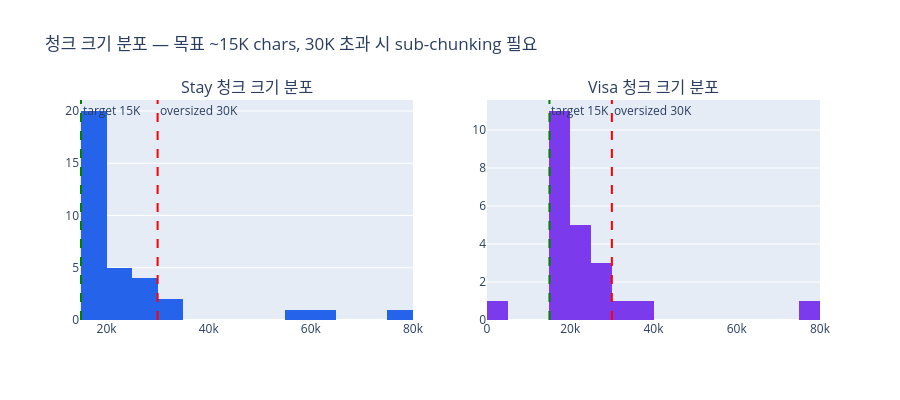

The code cell stored with this chart in its notebook:
### Code cell
# 청크 크기 분포
fig = make_subplots(rows=1, cols=2, subplot_titles=("Stay 청크 크기 분포", "Visa 청크 크기 분포"))
fig.add_trace(go.Histogram(x=stay_chunks["char_count"], nbinsx=15, name="stay", marker_color="#2563eb"), row=1, col=1)
fig.add_trace(go.Histogram(x=visa_chunks["char_count"], nbinsx=15, name="visa", marker_color="#7c3aed"), row=1, col=2)
fig.add_vline(x=15000, line_dash="dash", line_color="green", annotation_text="target 15K", row=1, col=1)
fig.add_vline(x=15000, line_dash="dash", line_color="green", annotation_text="target 15K", row=1, col=2)
fig.add_vline(x=30000, line_dash="dash", line_color="red", annotation_text="oversized 30K", row=1, col=1)
fig.add_vline(x=30000, line_dash="dash", line_color="red", annotation_text="oversized 30K", row=1, col=2)
fig.update_layout(showlegend=False, height=400, title_text="청크 크기 분포 — 목표 ~15K chars, 30K 초과 시 sub-chunking 필요")
fig.show()

### Figure 1 — Plotly figure (JSON) as saved in the notebook; plotly's stock layout.template omitted (floating-point values rounded to 4 significant figures)
{"data": [{"marker": {"color": "#2563eb"}, "name": "stay", "nbinsx": 15, "type": "histogram", "x": [19282, 16211, 15341, 33963, 21459, 20013, 23670, 27842, 25573, 16340, 32928, 77629, 15021, 20349, 16933, 23459, 63934, 56523, 29925, 17980, 25521, 16481, 16757, 16180, 19719, 15702, 18618, 16490, 15928, 16524, 17638, 16726, 16288, 15490], "xaxis": "x", "yaxis": "y"}, {"marker": {"color": "#7c3aed"}, "name": "visa", "nbinsx": 15, "type": "histogram", "x": [25335, 29884, 17721, 20243, 28850, 19963, 15637, 17378, 15121, 77652, 15308, 19599, 21197, 20604, 31274, 36285, 20902, 18515, 24170, 16307, 15373, 19912, 3524], "xaxis": "x2", "yaxis": "y2"}], "layout": {"annotations": [{"font": {"size": 16}, "showarrow": false, "text": "Stay 청크 크기 분포", "x": 0.225, "xanchor": "center", "xref": "paper", "y": 1.0, "yanchor": "bottom", "yref": "paper"}, {"font": {"size": 16}, "showarrow": false, "text": "Visa 청크 크기 분포", "x": 0.775, "xanchor": "center", "xref": "paper", "y": 1.0, "yanchor": "bottom", "yref": "paper"}, {"showarrow": false, "text": "target 15K", "x": 15000, "xanchor": "left", "xref": "x", "y": 1, "yanchor": "top", "yref": "y domain"}, {"showarrow": false, "text": "target 15K", "x": 15000, "xanchor": "left", "xref": "x2", "y": 1, "yanchor": "top", "yref": "y2 domain"}, {"showarrow": false, "text": "oversized 30K", "x": 30000, "xanchor": "left", "xref": "x", "y": 1, "yanchor": "top", "yref": "y domain"}, {"showarrow": false, "text": "oversized 30K", "x": 30000, "xanchor": "left", "xref": "x2", "y": 1, "yanchor": "top", "yref": "y2 domain"}], "height": 400, "shapes": [{"line": {"color": "green", "dash": "dash"}, "type": "line", "x0": 15000, "x1": 15000, "xref": "x", "y0": 0, "y1": 1, "yref": "y domain"}, {"line": {"color": "green", "dash": "dash"}, "type": "line", "x0": 15000, "x1": 15000, "xref": "x2", "y0": 0, "y1": 1, "yref": "y2 domain"}, {"line": {"color": "red", "dash": "dash"}, "type": "line", "x0": 30000, "x1": 30000, "xref": "x", "y0": 0, "y1": 1, "yref": "y domain"}, {"line": {"color": "red", "dash": "dash"}, "type": "line", "x0": 30000, "x1": 30000, "xref": "x2", "y0": 0, "y1": 1, "yref": "y2 domain"}], "showlegend": false, "title": {"text": "청크 크기 분포 — 목표 ~15K chars, 30K 초과 시 sub-chunking 필요"}, "xaxis": {"anchor": "y", "domain": [0.0, 0.45]}, "xaxis2": {"anchor": "y2", "domain": [0.55, 1.0]}, "yaxis": {"anchor": "x", "domain": [0.0, 1.0]}, "yaxis2": {"anchor": "x2", "domain": [0.0, 1.0]}}}
